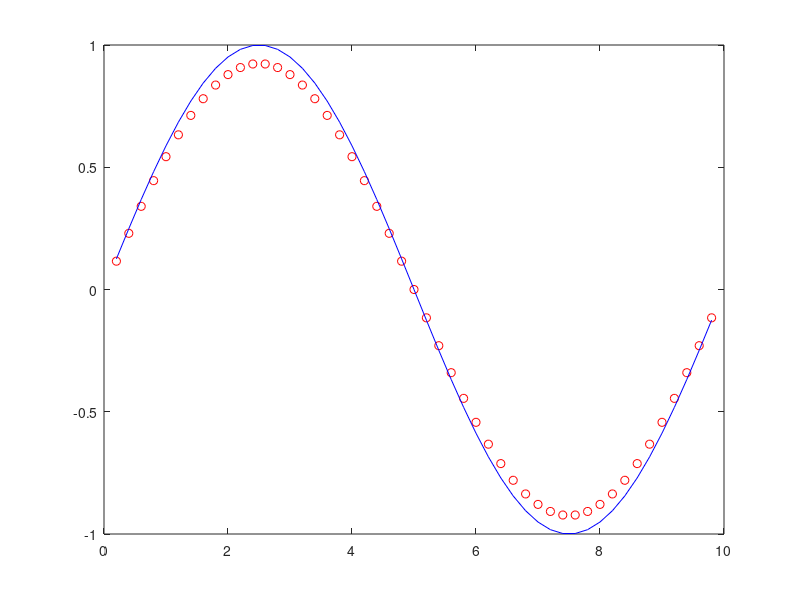

MATLAB code to generate this figure:
clear all
close all
format long
clc

L = 10;
T = 2;
ni = 0.1;

c0 = @(x) sin(2 * pi * x / L);


% boundary condition:
g0 = @(t)  0;
gL = @(t)  0;



N = 50;
nstep = 100;


dx = L / N;
dt = T / nstep;
% this is the mesh:
x = [0 : dx : L]';


% this is the internal nodes:
xin = [dx : dx : L - dx]'; % for dirichlet boundary condition
%xper = [0 : dx : L - dx]'; % for periodic boundary condition



% check stability restrictions:
% this number has to be smaller than 0.5
dt * ni / (dx.^2)

cold = c0(xin);
% so the idea is that we need to have a double loop,
% one loop for the time and one loop for the space.


% we put cnew = cold to get the size of cold for the cnew
cnew = cold;
t = 0;
for n = 1 : nstep

    cnew(1) = cold(1) + dt * ni * (cold(2) - 2 * cold(1) + g0(t))/dx^2;
    % above we used the same formula as we have in the line below, the
    % difference is between the term cold(i-1) that here we have a boundary
    % condition which we have to implement at time 

    % also the same thing happens for the last node that I'll write after
    % the for iteration for cn(N-1)

    for i = 2 : N-2 
        
        cnew(i) = cold(i) + dt * ni * (cold(i+1) - 2 * cold(i) + cold(i-1))/(dx^2);
        %above is the implementation of formula 11.11 in case of a constant
        %ni
    end
    
    cnew(N-1) = cold(N-1) + dt * ni * (gL(t) - 2 * cold(N-1) + cold(N-2))/(dx^2);
    % here unlike the cnew(1) in which we should use boundary condition in
    % the first point, here as the last point, we should change
    % cold(i+1)term to the boundary condition term
    cold = cnew;
    t = t + dt;
    plot(xin, cnew, 'ro', xin, c0(xin), 'b')
end

plot(xin, cnew, 'ro', xin, c0(xin), 'b')
